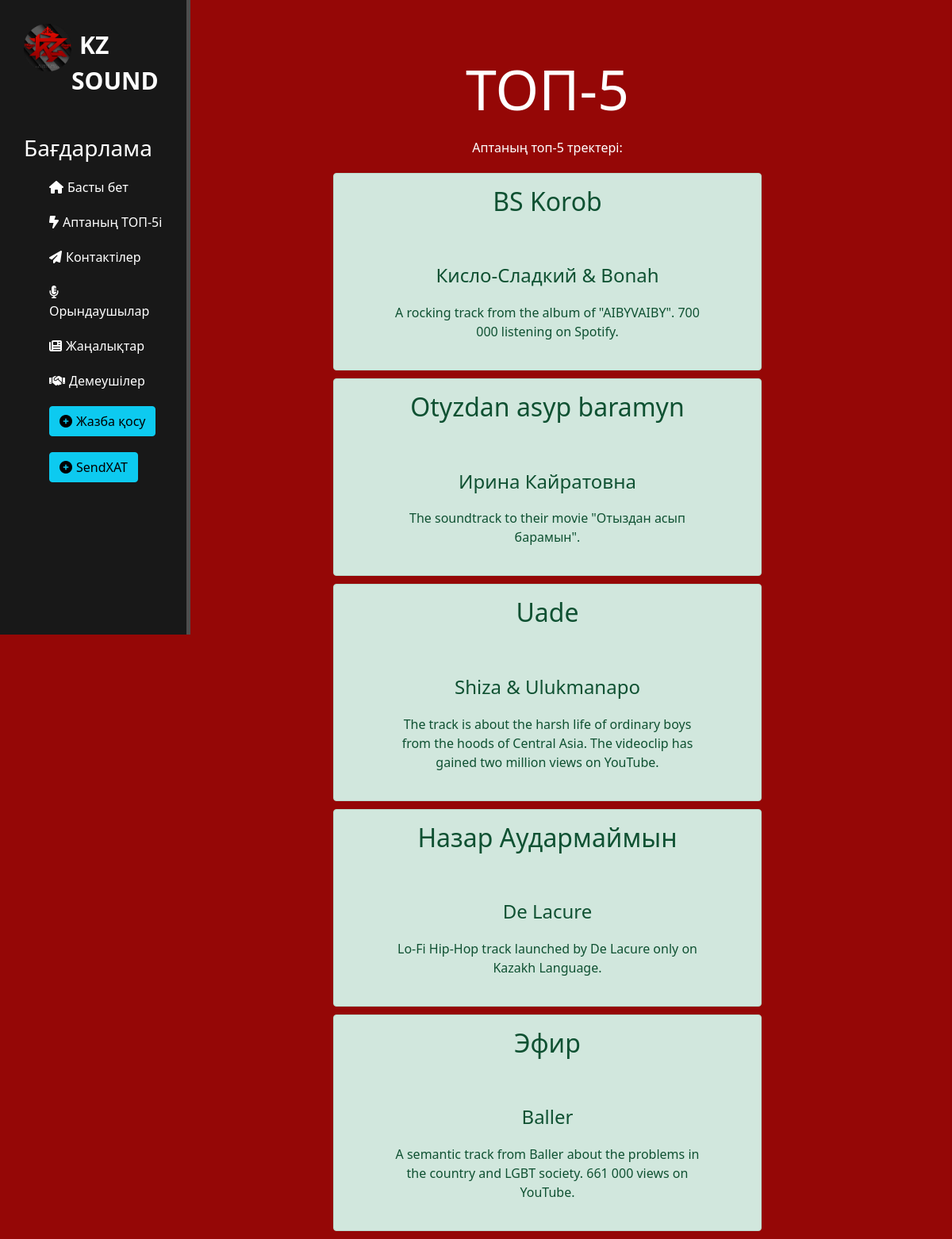
The page /top5 on the database its author committed.
### kzrap/models.py (models this page shows, shortened)
class Track(models.Model):
    title = models.CharField('Track name', max_length=40)
    artist = models.CharField('Artist nickname', max_length=50)
    description = models.TextField('Description')
    class Meta:
        verbose_name = "Трек"
        verbose_name_plural = "Тректер"
        ordering = ['title']

### kzrap/views.py (the view)
# urls.py: path('top5', views.top5, name='top5'),
def top5(request):
    top_tracks = Track.objects.all()
    return render(request, 'kzrap/top5.html', {'top': top_tracks})

### kzrap/templatetags/kzrap_tags.py (called while the page is built)
@register.simple_tag(name='gettracks')
def get_tracks():
    return Track.objects.all()

### kzrap/templates/kzrap/top5.html (shortened to what this page needs)
{% extends 'kzrap/layout.html' %}
{% load kzrap_tags %}
{% block content %}
    <div class="features">
        <h1 style="font-size: 70px">ТОП-5</h1>
        <p>Аптаның топ-5 тректері:</p>
        {% gettracks as tracks %}
        {% for el in tracks %}
            <div class="alert alert-success mt-2">
                <h2>{{ el.title }}</h2>
                <h4>{{ el.artist }}</h4>
                <p>{{ el.description }}</p>
            </div>
        {% endfor %}
    </div>
{% endblock %}

### kzrap/templates/kzrap/layout.html (shortened to what this page needs)
{% load static %}
<!doctype html>
<html lang="ru">
<head>
    <link rel="stylesheet" href="https://cdn.jsdelivr.net/npm/bootstrap@5.1.3/dist/css/bootstrap.min.css">
    <link rel="stylesheet" href="{% static 'kzrap/css/style.css' %}">
</head>
<body>
    <aside>
        <img src="{% static 'kzrap/img/logo.png' %}" alt="Logo">
        <span class="logo">KZ SOUND</span>
        <h3>Бағдарлама</h3>
        <ul>
            <a href="{% url 'home' %}"><li><i class="fa-solid fa-house"></i>Басты бет</li></a>
            <a href="{% url 'top5' %}"><li><i class="fa-solid fa-bolt-lightning"></i>Аптаның ТОП-5і</li></a>
            <a href="{% url 'contacts' %}"><li><i class="fa-solid fa-paper-plane"></i>Контактілер</li></a>
            <a href="{% url 'rappers' %}"><li><i class="fa-solid fa-microphone-lines"></i>Орындаушылар</li></a>
            <a href="{% url 'news_home' %}"><li><i class="fa-solid fa-newspaper"></i>Жаңалықтар</li></a>
            <a href="{% url 'sponsors' %}"><li><i class="fa-solid fa-handshake"></i>Демеушілер</li></a>
            <a href="{% url 'create' %}"><li><button class="btn btn-info"><i class="fas fa-plus-circle"></i>Жазба қосу</button></li></a>
            <a href="{% url 'email' %}"><li><button class="btn btn-info"><i class="fas fa-plus-circle"></i>SendXAT</button></li></a>
        </ul>
    </aside>
    <main>
        {% block content %}
        {% endblock %}
    </main>
</body>
</html>

### kzrap/static/kzrap/css/style.css (style rules this page uses)
body { background: #950706; }
aside { float: left; background: #181818; width: 20%; padding: 2.5%; height: 100vh; color: #fff; border-right: 5px solid #4d4d4d; }
aside img { width: 60px; float: left; }
aside .logo { font-size: 30px; margin-left: 10px; font-weight: bold; position: relative; top: 4px; }
aside h3 { margin-top: 50px; font-size: 28px; }
aside ul { list-style: none; }
a { text-decoration: none; }
i { margin-right: 5px; }
aside ul li { color: #fff; display: block; margin-top: 20px; transition: transform .6s ease; }
.features { float: left; color: #fff; margin-top: 70px; text-align: center; width: 75%; }
.features h1 { font-size: 50px; }
.features p { max-width: 400px; margin: 20px auto; }
.alert-success, .alert-warning, .alert-info { margin: 10px 20%; text-align: center; }
h2 { margin-bottom: 60px; }

### rows shown on the page
Track: title "BS Korob", artist "Кисло-Сладкий & Bonah", description "A rocking track from the album of \"AIBYVAIBY\". 700 000 listening on Spotify."
Track: title "Otyzdan asyp baramyn", artist "Ирина Кайратовна", description "The soundtrack to their movie \"Отыздан асып барамын\"."
Track: title "Uade", artist "Shiza & Ulukmanapo", description "The track is about the harsh life of ordinary boys from the hoods of Central Asia. The videoclip has gained two million views on YouTube."
Track: title "Назар Аудармаймын", artist "De Lacure", description "Lo-Fi Hip-Hop track launched by De Lacure only on Kazakh Language."
Track: title "Эфир", artist "Baller", description "A semantic track from Baller about the problems in the country and LGBT society. 661 000 views on YouTube."
